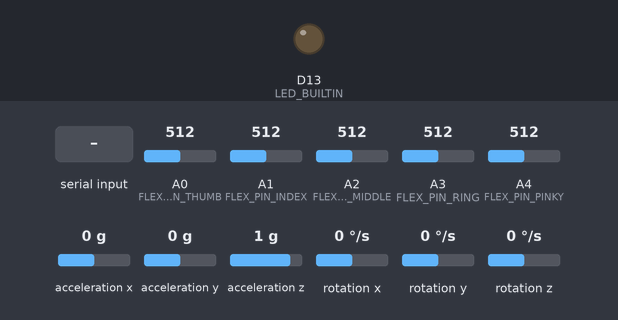
This sketch was run on a simulated Arduino Nano 33 BLE. Parts: output pins drawn as LEDs (lit = HIGH). Dashed ring = blinking. Inputs (shaded band) come from the test bench; at power-on: A0 (FLEX_PIN_THUMB) = 512, A1 (FLEX_PIN_INDEX) = 512, A2 (FLEX_PIN_MIDDLE) = 512, A3 (FLEX_PIN_RING) = 512, A4 (FLEX_PIN_PINKY) = 512, acceleration x 0 g, acceleration y 0 g, acceleration z 1 g, rotation x 0 °/s, rotation y 0 °/s, rotation z 0 °/s. What the sketch prints to the serial monitor is not drawn.

Above: at 0.0 s.
At 2.2 s:
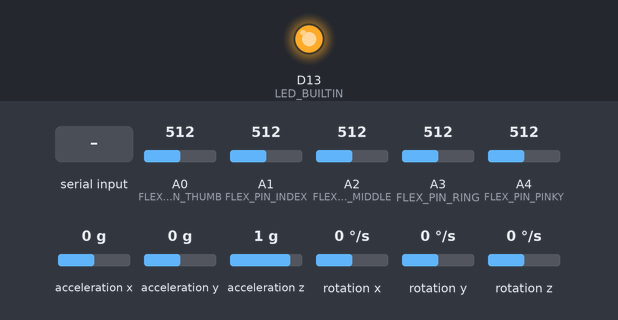
At 8.3 s:
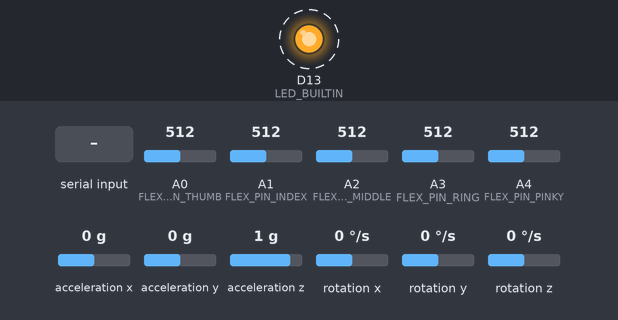
8.4 s: "STATUS\n" received over Serial
11.4 s: "info\n" received over Serial
Timing chart, 0 to 20.4 s (numbered marks = the images above; inputs shaded):
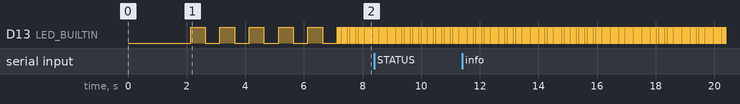

The sketch:

calibrated_data_collection.ino
```cpp
/*
 * 手语翻译手套 - Edge Impulse数据收集程序(校准版)
 *
 * 功能:
 * 1. 使用前面校准程序获取的ADC上下限值计算准确的弯曲度
 * 2. 适配弯曲时ADC值减小的传感器特性
 * 3. 从所有传感器收集数据(内置IMU和弯曲传感器)
 * 4. 数据预处理和格式化
 * 5. 通过串口将数据发送到Edge Impulse Studio进行模型训练
 *
 * 使用方法:
 * 1. 将下面的FLEX_XXX_STRAIGHT_ADC和FLEX_XXX_BENT_ADC替换为校准程序输出的值
 * 2. 上传此代码到Arduino Nano 33 BLE
 * 3. 在Edge Impulse Studio创建新项目
 * 4. 在数据采集页面选择"Arduino"作为设备
 * 5. 按照Edge Impulse指南连接设备并开始收集数据
 */

#include <Arduino_LSM9DS1.h>

// 弯曲传感器引脚定义
#define FLEX_PIN_THUMB A0
#define FLEX_PIN_INDEX A1
#define FLEX_PIN_MIDDLE A2
#define FLEX_PIN_RING A3
#define FLEX_PIN_PINKY A4

// ===============================================================
// 【重要】替换为校准程序获得的ADC上下限值
// ===============================================================
// 弯曲传感器校准值 - 平放状态ADC值(STRAIGHT_ADC)
const int FLEX_THUMB_STRAIGHT_ADC = 330;    // 替换为您的实际值
const int FLEX_INDEX_STRAIGHT_ADC = 440;    // 替换为您的实际值
const int FLEX_MIDDLE_STRAIGHT_ADC = 400;   // 替换为您的实际值
const int FLEX_RING_STRAIGHT_ADC = 430;     // 替换为您的实际值
const int FLEX_PINKY_STRAIGHT_ADC = 390;    // 替换为您的实际值

// 弯曲传感器校准值 - 最大弯曲状态ADC值(BENT_ADC)
const int FLEX_THUMB_BENT_ADC = 220;    // 替换为您的实际值 - 注意这里假设弯曲时ADC值减小
const int FLEX_INDEX_BENT_ADC = 360;    // 替换为您的实际值 - 注意这里假设弯曲时ADC值减小
const int FLEX_MIDDLE_BENT_ADC = 320;   // 替换为您的实际值 - 注意这里假设弯曲时ADC值减小
const int FLEX_RING_BENT_ADC = 335;     // 替换为您的实际值 - 注意这里假设弯曲时ADC值减小
const int FLEX_PINKY_BENT_ADC = 320;    // 替换为您的实际值 - 注意这里假设弯曲时ADC值减小
// ===============================================================

// 整合到数组中方便处理
const int FLEX_STRAIGHT_ADC[5] = {
  FLEX_THUMB_STRAIGHT_ADC,
  FLEX_INDEX_STRAIGHT_ADC,
  FLEX_MIDDLE_STRAIGHT_ADC,
  FLEX_RING_STRAIGHT_ADC,
  FLEX_PINKY_STRAIGHT_ADC
};

const int FLEX_BENT_ADC[5] = {
  FLEX_THUMB_BENT_ADC,
  FLEX_INDEX_BENT_ADC,
  FLEX_MIDDLE_BENT_ADC,
  FLEX_RING_BENT_ADC,
  FLEX_PINKY_BENT_ADC
};

// 采样配置
#define FREQUENCY_HZ        50    // 数据采样频率
#define INTERVAL_MS         (1000 / FREQUENCY_HZ)

// 滤波参数
const float ALPHA = 0.2;  // 低通滤波系数

// 存储滤波后的传感器值
float filteredFlexValues[5] = {0};
float filteredAx = 0, filteredAy = 0, filteredAz = 0;
float filteredGx = 0, filteredGy = 0, filteredGz = 0;

// 时间记录
unsigned long lastSampleTime = 0;

// 功能标志
bool isDebugMode = true;  // 是否输出调试信息
bool isCalibrated = false;  // 是否已经校准

/**
 * @brief 弯曲度计算函数 - 正确处理ADC值增大或减小的情况
 */
float calculateBendPercentage(int adcValue, int straightAdc, int bentAdc) {
  // 确保ADC值在范围内，防止极端情况
  adcValue = constrain(adcValue, min(straightAdc, bentAdc), max(straightAdc, bentAdc));

  // 计算弯曲百分比 (0% = 直, 100% = 完全弯曲)
  float bendPercentage;

  // 处理ADC值增大或减小的情况
  if (bentAdc > straightAdc) {
    // 标准情况：弯曲时ADC值增大
    bendPercentage = map(adcValue, straightAdc, bentAdc, 0, 100);
  } else {
    // 反向情况：弯曲时ADC值减小
    bendPercentage = map(adcValue, straightAdc, bentAdc, 0, 100);
  }

  // 确保结果在0-100范围内
  return constrain(bendPercentage, 0, 100);
}

/**
 * @brief 将float映射到指定范围
 */
float map_float(float x, float in_min, float in_max, float out_min, float out_max) {
  return (x - in_min) * (out_max - out_min) / (in_max - in_min) + out_min;
}

/**
 * @brief 低通滤波函数
 */
float lowPassFilter(float currentValue, float previousFilteredValue, float alpha) {
  return previousFilteredValue + alpha * (currentValue - previousFilteredValue);
}

/**
 * @brief 读取所有传感器数据
 */
void readAllSensors() {
  // 读取弯曲传感器数据
  int flexRawValues[5];
  flexRawValues[0] = analogRead(FLEX_PIN_THUMB);
  flexRawValues[1] = analogRead(FLEX_PIN_INDEX);
  flexRawValues[2] = analogRead(FLEX_PIN_MIDDLE);
  flexRawValues[3] = analogRead(FLEX_PIN_RING);
  flexRawValues[4] = analogRead(FLEX_PIN_PINKY);

  // 将ADC值转换为弯曲百分比并应用滤波
  for (int i = 0; i < 5; i++) {
    float bendPercentage = calculateBendPercentage(
      flexRawValues[i],
      FLEX_STRAIGHT_ADC[i],
      FLEX_BENT_ADC[i]
    );

    // 应用低通滤波
    filteredFlexValues[i] = lowPassFilter(bendPercentage, filteredFlexValues[i], ALPHA);
  }

  // 读取IMU数据
  float ax, ay, az, gx, gy, gz;

  if (IMU.accelerationAvailable() && IMU.gyroscopeAvailable()) {
    IMU.readAcceleration(ax, ay, az);
    IMU.readGyroscope(gx, gy, gz);

    // 应用低通滤波
    filteredAx = lowPassFilter(ax, filteredAx, ALPHA);
    filteredAy = lowPassFilter(ay, filteredAy, ALPHA);
    filteredAz = lowPassFilter(az, filteredAz, ALPHA);
    filteredGx = lowPassFilter(gx, filteredGx, ALPHA);
    filteredGy = lowPassFilter(gy, filteredGy, ALPHA);
    filteredGz = lowPassFilter(gz, filteredGz, ALPHA);
  }
}

/**
 * @brief 发送数据到Edge Impulse Studio - 使用CSV格式
 */
void sendDataToEdgeImpulse() {
  // 创建并发送CSV格式数据
  // 格式: timestamp,value1,value2,...,valueN
  unsigned long timestamp = millis();

  // Serial.print(timestamp);
  // Serial.print(",");
  Serial.print(filteredFlexValues[0]);
  Serial.print(",");
  Serial.print(filteredFlexValues[1]);
  Serial.print(",");
  Serial.print(filteredFlexValues[2]);
  Serial.print(",");
  Serial.print(filteredFlexValues[3]);
  Serial.print(",");
  Serial.print(filteredFlexValues[4]);
  Serial.print(",");
  Serial.print(filteredAx);
  Serial.print(",");
  Serial.print(filteredAy);
  Serial.print(",");
  Serial.print(filteredAz);
  Serial.print(",");
  Serial.print(filteredGx);
  Serial.print(",");
  Serial.print(filteredGy);
  Serial.print(",");
  Serial.println(filteredGz);
}

/**
 * @brief 显示传感器校准状态
 */
void printCalibrationStatus() {
  Serial.println("\n当前使用的校准值:");

  Serial.println("\n弯曲传感器平放状态ADC值:");
  const char* fingerNames[] = {"拇指(Thumb)", "食指(Index)", "中指(Middle)", "无名指(Ring)", "小指(Pinky)"};

  for (int i = 0; i < 5; i++) {
    Serial.print("手指 ");
    Serial.print(i);
    Serial.print(" (");
    Serial.print(fingerNames[i]);
    Serial.print("): ");
    Serial.print(FLEX_STRAIGHT_ADC[i]);

    if (FLEX_BENT_ADC[i] < FLEX_STRAIGHT_ADC[i]) {
      Serial.println(" (弯曲时ADC值减小)");
    } else {
      Serial.println(" (弯曲时ADC值增大)");
    }
  }

  Serial.println("\n弯曲传感器最大弯曲状态ADC值:");
  for (int i = 0; i < 5; i++) {
    Serial.print("手指 ");
    Serial.print(i);
    Serial.print(" (");
    Serial.print(fingerNames[i]);
    Serial.print("): ");
    Serial.println(FLEX_BENT_ADC[i]);
  }

  Serial.println("\n如果这些校准值不准确，请运行校准程序重新校准。");
  Serial.println("数据流将在5秒后开始发送...");
}

/**
 * @brief 显示当前传感器数据和映射百分比
 */
void printSensorData() {
  const char* fingerNames[] = {"Thumb", "Index", "Middle", "Ring", "Pinky"};
  int flexRawValues[5];

  // 读取原始ADC值
  flexRawValues[0] = analogRead(FLEX_PIN_THUMB);
  flexRawValues[1] = analogRead(FLEX_PIN_INDEX);
  flexRawValues[2] = analogRead(FLEX_PIN_MIDDLE);
  flexRawValues[3] = analogRead(FLEX_PIN_RING);
  flexRawValues[4] = analogRead(FLEX_PIN_PINKY);

  Serial.println("\n当前传感器数据:");

  Serial.println("弯曲传感器值:");
  for (int i = 0; i < 5; i++) {
    Serial.print(fingerNames[i]);
    Serial.print(": ADC=");
    Serial.print(flexRawValues[i]);
    Serial.print(", 弯曲度=");
    Serial.print(filteredFlexValues[i]);
    Serial.println("%");
  }

  Serial.println("\nIMU数据:");
  Serial.print("加速度 (g): X=");
  Serial.print(filteredAx);
  Serial.print(", Y=");
  Serial.print(filteredAy);
  Serial.print(", Z=");
  Serial.println(filteredAz);

  Serial.print("陀螺仪 (dps): X=");
  Serial.print(filteredGx);
  Serial.print(", Y=");
  Serial.print(filteredGy);
  Serial.print(", Z=");
  Serial.println(filteredGz);
}

/**
 * @brief 初始化函数
 */
void setup() {
  // 初始化串口通信
  Serial.begin(115200);

  // 初始化LED
  pinMode(LED_BUILTIN, OUTPUT);

  // 等待2秒以便Edge Impulse客户端连接
  delay(2000);

  // 初始化IMU
  if (!IMU.begin()) {
    if (isDebugMode) {
      Serial.println("IMU初始化失败!");
    }
    while (1) {
      digitalWrite(LED_BUILTIN, HIGH);
      delay(100);
      digitalWrite(LED_BUILTIN, LOW);
      delay(100);
    }
  }

  if (isDebugMode) {
    Serial.println("==================================================");
    Serial.println("| 手语翻译手套 - Edge Impulse数据收集程序(校准版) |");
    Serial.println("==================================================");
    Serial.println("\nIMU初始化成功");
    Serial.print("加速度计采样率: ");
    Serial.print(IMU.accelerationSampleRate());
    Serial.println(" Hz");
    Serial.print("陀螺仪采样率: ");
    Serial.print(IMU.gyroscopeSampleRate());
    Serial.println(" Hz");

    // 显示当前校准状态
    printCalibrationStatus();
  }

  // 进行初始化读取，确保滤波器有初始值
  for (int i = 0; i < 10; i++) {
    readAllSensors();
    delay(10);
  }

  // 5秒倒计时
  for (int i = 5; i > 0; i--) {
    Serial.print(i);
    Serial.println("...");
    digitalWrite(LED_BUILTIN, HIGH);
    delay(500);
    digitalWrite(LED_BUILTIN, LOW);
    delay(500);
  }

  if (isDebugMode) {
    Serial.println("\n开始发送数据到Edge Impulse...");
    Serial.println("当前采样频率: " + String(FREQUENCY_HZ) + " Hz");
    Serial.println("请在Edge Impulse Studio开始采样。");
    Serial.println("==================================================");
  }

  // 表示准备就绪
  isCalibrated = true;
}

/**
 * @brief 主循环函数
 */
void loop() {
  unsigned long currentMillis = millis();

  // 按照固定频率采样
  if (currentMillis - lastSampleTime >= INTERVAL_MS) {
    lastSampleTime = currentMillis;

    // 采集传感器数据
    readAllSensors();

    // 发送数据到Edge Impulse
    sendDataToEdgeImpulse();

    // LED闪烁表示数据发送
    digitalWrite(LED_BUILTIN, !digitalRead(LED_BUILTIN));
  }

  // 处理来自Edge Impulse或串口的命令
  if (Serial.available()) {
    String command = Serial.readStringUntil('\n');
    command.trim();

    // 处理特定命令
    if (command == "STATUS") {
      Serial.println("{'status':'OK'}");
    } else if (command == "info") {
      // 显示当前传感器数据
      printSensorData();
    } else if (command == "raw") {
      // 显示原始ADC值
      Serial.println("Raw ADC values:");
      Serial.print("Thumb: ");
      Serial.println(analogRead(FLEX_PIN_THUMB));
      Serial.print("Index: ");
      Serial.println(analogRead(FLEX_PIN_INDEX));
      Serial.print("Middle: ");
      Serial.println(analogRead(FLEX_PIN_MIDDLE));
      Serial.print("Ring: ");
      Serial.println(analogRead(FLEX_PIN_RING));
      Serial.print("Pinky: ");
      Serial.println(analogRead(FLEX_PIN_PINKY));
    }
  }
}
```

Measured:
- by itself, D13 (LED_BUILTIN): alternates HIGH for 0.02 s and LOW for 0.02 s
